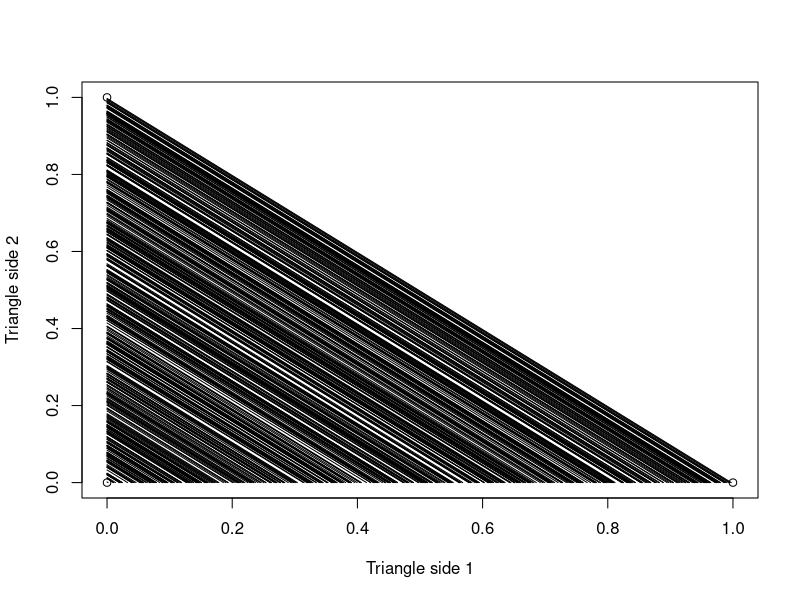
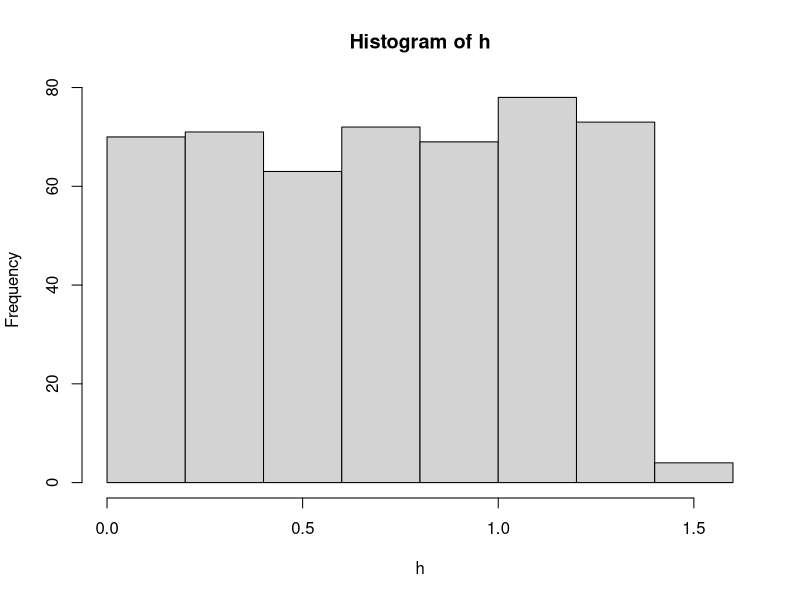
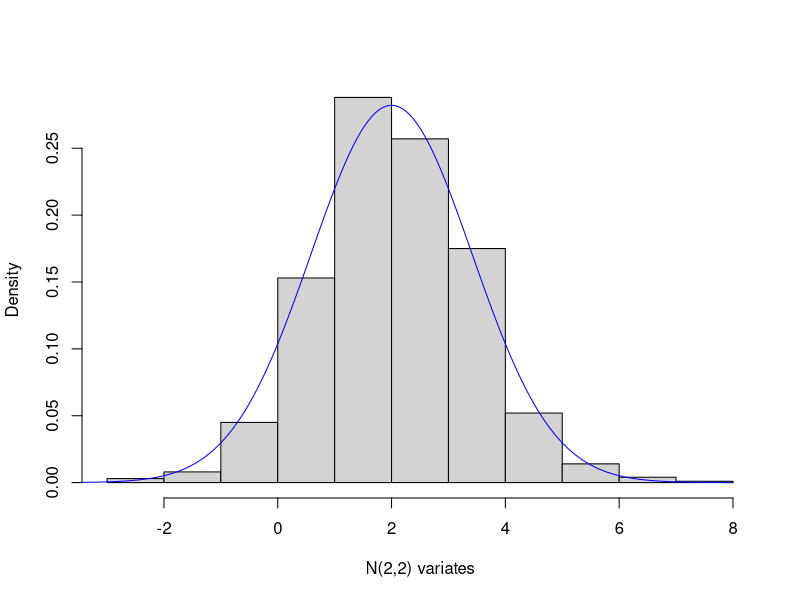

Recreate these plots in R, in order.
## ---- chunk 1
knitr::opts_chunk$set(echo = TRUE)
## ---- chunk 2
# Dobrow Exercise 6.57, based on 6.8
# True expected value and variance are sqrt(2)/2 and 1/6

# set up the plot by outlining the border from 0 to 1 on each of the triangle side 1 and side 2
plot(c(0,1,0),c(1,0,0), type="p", xlab="Triangle side 1", ylab="Triangle side 2")

# number of simulation
simnum = 500

# set up x ~ U(0,1) 
x = runif(500,0,1)
# calculate hypotenuses
h = sqrt(2) * x

for(i in 1:simnum) {
  # draw the hypotenuse
  lines(c(0,x[i]),c(x[i],0))
}
mean(h) # Expected value of hypotenuse
var(h) # Variance value of hypotenuse
hist(h) # Histogram of hypotenuses.
## ---- chunk 3
# Generate u1,u2
u1 = runif(500,0,1)
u2 = runif(500,0,1)

# Calculate z1,z2
z1 = sqrt(-2*log(u1))*cos(2*pi*u2)
z2 = sqrt(-2*log(u1))*sin(2*pi*u2)

# Merge z1,z2 into z
z = c(z1,z2)

# Calculate x base on z
x = sqrt(2)*z + 2

mean(x) # Empirical mean
sd(x) # Empirical standard deviation
median(x) # Empirical median

hist(x, xlab="N(2,2) variates", main="", freq=FALSE)
lines(seq(-4,8,0.05), dnorm(seq(-4,8,0.05),2,sqrt(2)), col="blue")

mean( (x > mean(x)-sd(x)) & (x < mean(x)+sd(x)) )     # 1 sd
mean( (x > mean(x)-2*sd(x)) & (x < mean(x)+2*sd(x)) ) # 2 sd
mean( (x > mean(x)-3*sd(x)) & (x < mean(x)+3*sd(x)) ) # 3 sd

